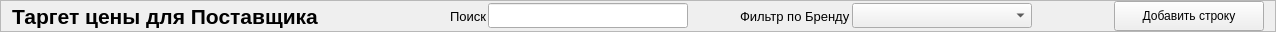
       <widget class="QFrame" name="frame_5">
        <property name="minimumSize">
         <size>
          <width>0</width>
          <height>32</height>
         </size>
        </property>
        <property name="maximumSize">
         <size>
          <width>16777215</width>
          <height>32</height>
         </size>
        </property>
        <property name="frameShape">
         <enum>QFrame::Shape::StyledPanel</enum>
        </property>
        <property name="frameShadow">
         <enum>QFrame::Shadow::Raised</enum>
        </property>
        <layout class="QHBoxLayout" name="horizontalLayout_5">
         <property name="spacing">
          <number>2</number>
         </property>
         <property name="topMargin">
          <number>0</number>
         </property>
         <property name="bottomMargin">
          <number>0</number>
         </property>
         <item>
          <widget class="QLabel" name="Title_label">
           <property name="minimumSize">
            <size>
             <width>0</width>
             <height>30</height>
            </size>
           </property>
           <property name="maximumSize">
            <size>
             <width>16777215</width>
             <height>30</height>
            </size>
           </property>
           <property name="font">
            <font>
             <family>Tahoma</family>
             <pointsize>16</pointsize>
             <italic>false</italic>
             <bold>true</bold>
            </font>
           </property>
           <property name="layoutDirection">
            <enum>Qt::LayoutDirection::LeftToRight</enum>
           </property>
           <property name="text">
            <string>Таргет цены для Поставщика</string>
           </property>
           <property name="alignment">
            <set>Qt::AlignmentFlag::AlignCenter</set>
           </property>
          </widget>
         </item>
         <item>
          <spacer name="horizontalSpacer_top">
           <property name="orientation">
            <enum>Qt::Orientation::Horizontal</enum>
           </property>
           <property name="sizeHint" stdset="0">
            <size>
             <width>130</width>
             <height>36</height>
            </size>
           </property>
          </spacer>
         </item>
         <item>
          <widget class="QLabel" name="label_14">
           <property name="font">
            <font>
             <family>Tahoma</family>
             <pointsize>10</pointsize>
             <italic>false</italic>
             <bold>false</bold>
            </font>
           </property>
           <property name="text">
            <string>Поиск</string>
           </property>
          </widget>
         </item>
         <item>
          <widget class="QLineEdit" name="line_FindProduct">
           <property name="minimumSize">
            <size>
             <width>200</width>
             <height>25</height>
            </size>
           </property>
           <property name="maximumSize">
            <size>
             <width>200</width>
             <height>25</height>
            </size>
           </property>
          </widget>
         </item>
         <item>
          <spacer name="horizontalSpacer">
           <property name="orientation">
            <enum>Qt::Orientation::Horizontal</enum>
           </property>
           <property name="sizeType">
            <enum>QSizePolicy::Policy::Fixed</enum>
           </property>
           <property name="sizeHint" stdset="0">
            <size>
             <width>50</width>
             <height>20</height>
            </size>
           </property>
          </spacer>
         </item>
         <item>
          <widget class="QLabel" name="label_15">
           <property name="minimumSize">
            <size>
             <width>110</width>
             <height>0</height>
            </size>
           </property>
           <property name="maximumSize">
            <size>
             <width>110</width>
             <height>16777215</height>
            </size>
           </property>
           <property name="font">
            <font>
             <family>Tahoma</family>
             <pointsize>10</pointsize>
             <italic>false</italic>
             <bold>false</bold>
            </font>
           </property>
           <property name="text">
            <string>Фильтр по Бренду</string>
           </property>
          </widget>
         </item>
         <item>
          <widget class="QComboBox" name="cbo_FindBrand">
           <property name="minimumSize">
            <size>
             <width>180</width>
             <height>25</height>
            </size>
           </property>
           <property name="maximumSize">
            <size>
             <width>180</width>
             <height>25</height>
            </size>
           </property>
          </widget>
         </item>
         <item>
          <spacer name="horizontalSpacer_2">
           <property name="orientation">
            <enum>Qt::Orientation::Horizontal</enum>
           </property>
           <property name="sizeType">
            <enum>QSizePolicy::Policy::Fixed</enum>
           </property>
           <property name="sizeHint" stdset="0">
            <size>
             <width>80</width>
             <height>20</height>
            </size>
           </property>
          </spacer>
         </item>
         <item>
          <widget class="QPushButton" name="btn_AddLine">
           <property name="minimumSize">
            <size>
             <width>150</width>
             <height>30</height>
            </size>
           </property>
           <property name="maximumSize">
            <size>
             <width>150</width>
             <height>30</height>
            </size>
           </property>
           <property name="text">
            <string>Добавить строку</string>
           </property>
           <property name="icon">
            <iconset resource="../resource.qrc">
             <normaloff>:/icon/icon/plus-circle — копия — копия.svg</normaloff>:/icon/icon/plus-circle — копия — копия.svg</iconset>
           </property>
          </widget>
         </item>
        </layout>
       </widget>
